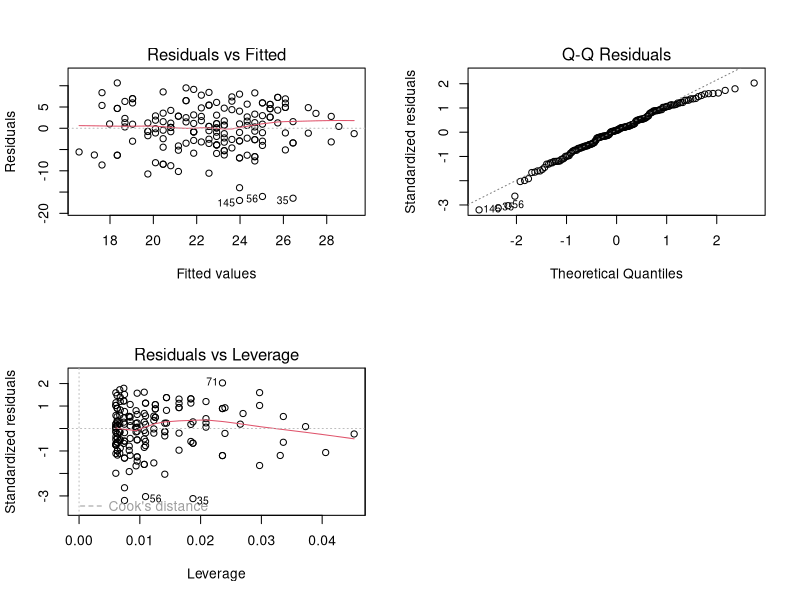

This chart was generated by the following R code:
setwd("D:/New folder/OneDrive for Business 1/Git/IODS/IODS-project/data")

learning2014 <- read.table(file = "learning2014.txt",
                           header = TRUE,
                          dec = ".")
#Exploration 
dim(learning2014)
str(learning2014)

#the relationship between learning approaches and students achievements in
#an introductory statistics course in finland
#learning approaches were attitude, deep, strategic, and surface knowledge, and achiviements measured in points
#surveys divided by gender (M, F)
#age recorded


library(GGally)
library(ggplot2)

p <- ggpairs(learning2014, mapping = aes(col=gender, alpha=0.3), lower = list(combo = wrap("facethist", bins = 20)))
#Gender is unbalaned, more males were sampled. 
#The age of male respondents has wider range
#Possible linear relationship between points and attitude
#Possible exponential relatonship between points and stra
#Points seem to vary with gender
#Maybe attitude and stra are collinear with gender

#Analysis
my_model <- lm(points ~  attitude + stra + surf, data = learning2014)
summary(my_model)

#According to the model, attitude has a positive effect on points, stra has a non significant effect on points,
#whereas surf has a non significant negative effect on points. Therefore, stra and surf do not seem to contribute
#to the prediction of points and can be removed from the model

my_model2 <- lm(points ~  attitude , data = learning2014)
summary(my_model2)
#Points= 11.6 + 3.5*attitude + noise
#Points are increased on average 3.5 units per unit of change in attitude
#In a scale of 0-100%, attitude explains about 18.6% of the variance in points. It's very little.


#Validation
par(mfrow = c(2,2))
plot(my_model2, which =c(1,2,5))
#Normality of the errors - There's deviation from the line, making errors not normally distributed
#Constant varaince of errors - size of residuals decreases towards the end when fitted values increase
#Leverage - A couple of observations stand out from the rest (71, 35)


